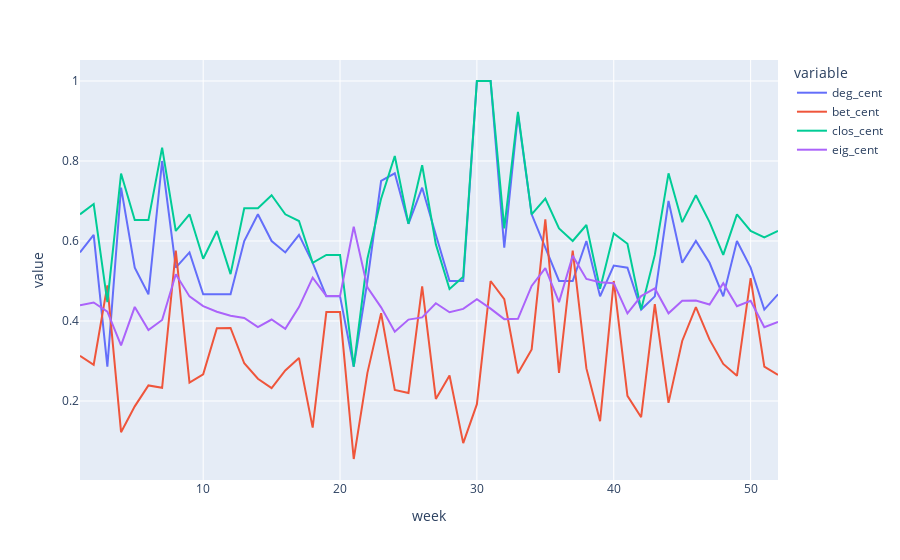
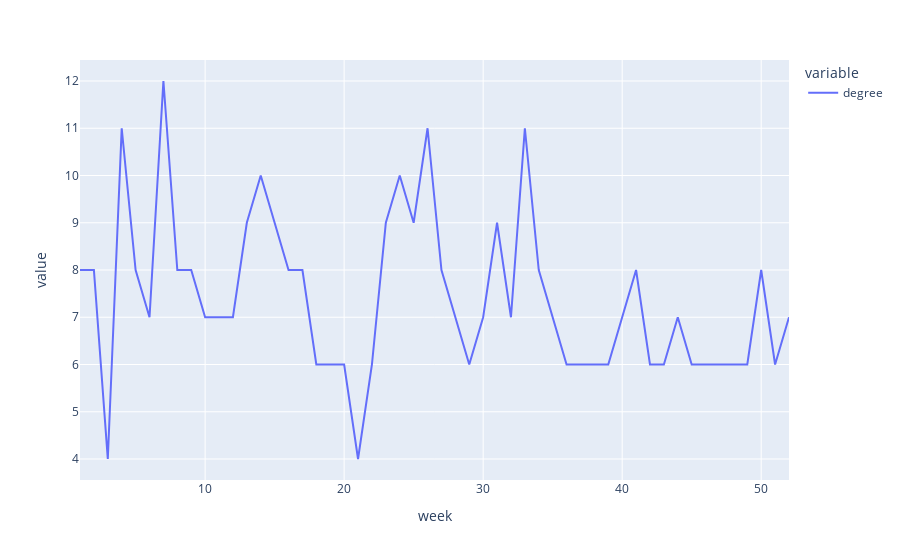

Notebook cell for these charts, in order:
### Code cell
max_by_week = df.drop('raccoon_ID', axis=1).groupby('week').max().reset_index().melt('week')
px.line(max_by_week[max_by_week.variable!='degree'], x='week', y='value', color='variable').show()
px.line(max_by_week[max_by_week.variable=='degree'], x='week', y='value', color='variable').show()

### Figure 1 — Plotly figure (JSON) as saved in the notebook; plotly's stock layout.template omitted (floating-point values rounded to 4 significant figures)
{"data": [{"hoverlabel": {"namelength": 0}, "hovertemplate": "variable=deg_cent<br>week=%{x}<br>value=%{y}", "legendgroup": "deg_cent", "line": {"color": "#636efa", "dash": "solid"}, "mode": "lines", "name": "deg_cent", "showlegend": true, "type": "scatter", "x": [1, 2, 3, 4, 5, 6, 7, 8, 9, 10, 11, 12, 13, 14, 15, 16, 17, 18, 19, 20, 21, 22, 23, 24, 25, 26, 27, 28, 29, 30, 31, 32, 33, 34, 35, 36, 37, 38, 39, 40, 41, 42, 43, 44, 45, 46, 47, 48, 49, 50, 51, 52], "xaxis": "x", "y": [0.5714, 0.6154, 0.2857, 0.7333, 0.5333, 0.4667, 0.8, 0.5333, 0.5714, 0.4667, 0.4667, 0.4667, 0.6, 0.6667, 0.6, 0.5714, 0.6154, 0.5455, 0.4615, 0.4615, 0.2857, 0.5, 0.75, 0.7692, 0.6429, 0.7333, 0.6154, 0.5, 0.5, 1, 1, 0.5833, 0.9167, 0.6667, 0.5833, 0.5, 0.5, 0.6, 0.4615, 0.5385, 0.5333, 0.4286, 0.4615, 0.7, 0.5455, 0.6, 0.5455, 0.4615, 0.6, 0.5333, 0.4286, 0.4667], "yaxis": "y"}, {"hoverlabel": {"namelength": 0}, "hovertemplate": "variable=bet_cent<br>week=%{x}<br>value=%{y}", "legendgroup": "bet_cent", "line": {"color": "#EF553B", "dash": "solid"}, "mode": "lines", "name": "bet_cent", "showlegend": true, "type": "scatter", "x": [1, 2, 3, 4, 5, 6, 7, 8, 9, 10, 11, 12, 13, 14, 15, 16, 17, 18, 19, 20, 21, 22, 23, 24, 25, 26, 27, 28, 29, 30, 31, 32, 33, 34, 35, 36, 37, 38, 39, 40, 41, 42, 43, 44, 45, 46, 47, 48, 49, 50, 51, 52], "xaxis": "x", "y": [0.3132, 0.2906, 0.489, 0.122, 0.1865, 0.2389, 0.2329, 0.5762, 0.2458, 0.2666, 0.3817, 0.3825, 0.2943, 0.2556, 0.2322, 0.2764, 0.3077, 0.1333, 0.4222, 0.4222, 0.05495, 0.2702, 0.4197, 0.2278, 0.2198, 0.4863, 0.2051, 0.2637, 0.0947, 0.1921, 0.5, 0.4545, 0.2692, 0.3288, 0.654, 0.2705, 0.5758, 0.2815, 0.1496, 0.5, 0.213, 0.1593, 0.442, 0.1952, 0.35, 0.4348, 0.3533, 0.2927, 0.263, 0.5071, 0.2857, 0.2651], "yaxis": "y"}, {"hoverlabel": {"namelength": 0}, "hovertemplate": "variable=clos_cent<br>week=%{x}<br>value=%{y}", "legendgroup": "clos_cent", "line": {"color": "#00cc96", "dash": "solid"}, "mode": "lines", "name": "clos_cent", "showlegend": true, "type": "scatter", "x": [1, 2, 3, 4, 5, 6, 7, 8, 9, 10, 11, 12, 13, 14, 15, 16, 17, 18, 19, 20, 21, 22, 23, 24, 25, 26, 27, 28, 29, 30, 31, 32, 33, 34, 35, 36, 37, 38, 39, 40, 41, 42, 43, 44, 45, 46, 47, 48, 49, 50, 51, 52], "xaxis": "x", "y": [0.6667, 0.6923, 0.4471, 0.7686, 0.6522, 0.6522, 0.8333, 0.625, 0.6667, 0.5556, 0.625, 0.5172, 0.6818, 0.6818, 0.7143, 0.6667, 0.65, 0.5455, 0.5652, 0.5652, 0.2857, 0.5556, 0.7059, 0.8125, 0.6429, 0.7895, 0.5917, 0.4802, 0.5104, 1, 1, 0.6316, 0.9231, 0.6667, 0.7059, 0.6316, 0.6, 0.64, 0.4808, 0.619, 0.593, 0.4286, 0.5652, 0.7692, 0.6471, 0.7143, 0.6471, 0.5652, 0.6667, 0.625, 0.6087, 0.625], "yaxis": "y"}, {"hoverlabel": {"namelength": 0}, "hovertemplate": "variable=eig_cent<br>week=%{x}<br>value=%{y}", "legendgroup": "eig_cent", "line": {"color": "#ab63fa", "dash": "solid"}, "mode": "lines", "name": "eig_cent", "showlegend": true, "type": "scatter", "x": [1, 2, 3, 4, 5, 6, 7, 8, 9, 10, 11, 12, 13, 14, 15, 16, 17, 18, 19, 20, 21, 22, 23, 24, 25, 26, 27, 28, 29, 30, 31, 32, 33, 34, 35, 36, 37, 38, 39, 40, 41, 42, 43, 44, 45, 46, 47, 48, 49, 50, 51, 52], "xaxis": "x", "y": [0.4393, 0.4463, 0.4233, 0.339, 0.4352, 0.3773, 0.4026, 0.5167, 0.4614, 0.4372, 0.423, 0.4131, 0.4077, 0.3849, 0.4036, 0.3804, 0.4347, 0.5085, 0.4625, 0.4625, 0.6359, 0.4844, 0.434, 0.3732, 0.4035, 0.409, 0.4445, 0.4218, 0.4303, 0.4544, 0.4308, 0.4047, 0.4055, 0.4876, 0.5321, 0.4471, 0.5629, 0.505, 0.497, 0.4945, 0.4189, 0.4622, 0.4815, 0.4192, 0.4504, 0.4511, 0.441, 0.4943, 0.4369, 0.4507, 0.3843, 0.3978], "yaxis": "y"}], "layout": {"legend": {"title": {"text": "variable"}, "tracegroupgap": 0}, "margin": {"t": 60}, "xaxis": {"anchor": "y", "domain": [0, 1], "title": {"text": "week"}}, "yaxis": {"anchor": "x", "domain": [0, 1], "title": {"text": "value"}}}}

### Figure 2 — Plotly figure (JSON) as saved in the notebook; plotly's stock layout.template omitted (floating-point values rounded to 4 significant figures)
{"data": [{"hoverlabel": {"namelength": 0}, "hovertemplate": "variable=degree<br>week=%{x}<br>value=%{y}", "legendgroup": "degree", "line": {"color": "#636efa", "dash": "solid"}, "mode": "lines", "name": "degree", "showlegend": true, "type": "scatter", "x": [1, 2, 3, 4, 5, 6, 7, 8, 9, 10, 11, 12, 13, 14, 15, 16, 17, 18, 19, 20, 21, 22, 23, 24, 25, 26, 27, 28, 29, 30, 31, 32, 33, 34, 35, 36, 37, 38, 39, 40, 41, 42, 43, 44, 45, 46, 47, 48, 49, 50, 51, 52], "xaxis": "x", "y": [8, 8, 4, 11, 8, 7, 12, 8, 8, 7, 7, 7, 9, 10, 9, 8, 8, 6, 6, 6, 4, 6, 9, 10, 9, 11, 8, 7, 6, 7, 9, 7, 11, 8, 7, 6, 6, 6, 6, 7, 8, 6, 6, 7, 6, 6, 6, 6, 6, 8, 6, 7], "yaxis": "y"}], "layout": {"legend": {"title": {"text": "variable"}, "tracegroupgap": 0}, "margin": {"t": 60}, "xaxis": {"anchor": "y", "domain": [0, 1], "title": {"text": "week"}}, "yaxis": {"anchor": "x", "domain": [0, 1], "title": {"text": "value"}}}}
